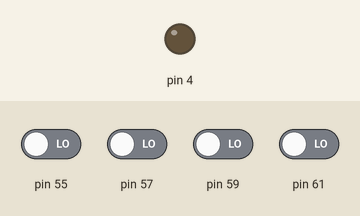
This sketch was run on a simulated Arduino Mega 2560, built with avr-gcc and run on an emulated ATmega2560. Parts: output pins drawn as LEDs (lit = HIGH). The test bench sets the inputs (shaded band); at power-on: pin 55, pin 57, pin 59, pin 61 LOW.

Above: at 1.2 s.
1.3 s: pin 57 driven HIGH
At 2.3 s:
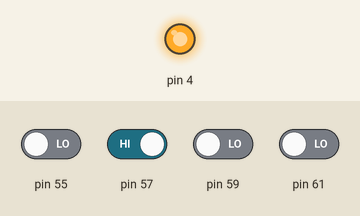
Timing chart, 0 to 4.3 s (numbered marks = the images above; inputs shaded):
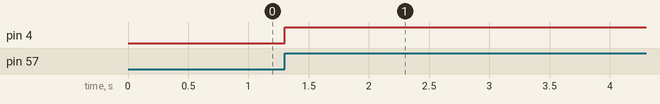

The sketch:

TC200_Alerte_infirmi_re.ino
```cpp
#include <SPI.h>
#include <Controllino.h>

//
// Tâche : TC200_Alerte_infirmière
//

// Définition des variables
bool bAlarme = false;

//
// Configuration
//
void setup() {
  // Définir les broches en tant qu'entrées ou sorties
  pinMode(CONTROLLINO_A1, INPUT);
  pinMode(CONTROLLINO_A3, INPUT);
  pinMode(CONTROLLINO_A5, INPUT);
  pinMode(CONTROLLINO_A7, INPUT);
  pinMode(CONTROLLINO_D2, OUTPUT);
}

//
// Boucle
//
void loop() {
  // Réinitialisation de l'ALARME
  if (digitalRead(CONTROLLINO_A1) == true)
    bAlarme = false;

  // Activation de l'Alarme
  if ((digitalRead(CONTROLLINO_A3) == true) || (digitalRead(CONTROLLINO_A5) == true) || (digitalRead(CONTROLLINO_A7) == true))
    bAlarme = true;

  // Sortie de l'ALARME
  digitalWrite(CONTROLLINO_D2, bAlarme);
}
```

Measured:
- after the input at 1.3 s, pin 4: LOW → HIGH at once
